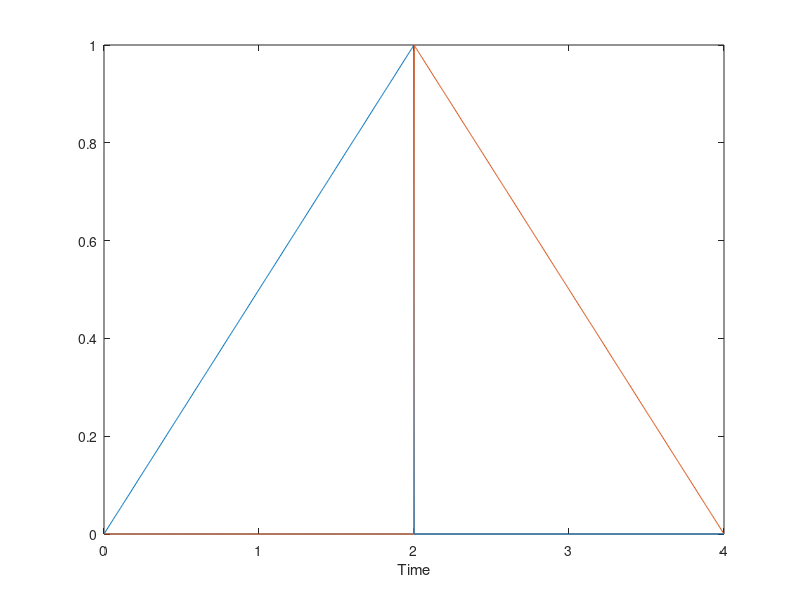

Source code (MATLAB):
t0 = 0;
t1=2;
t2=4;

t = linspace(t0, t2, 1000);

interval1 = t<t1;
interval2 = t>=t1 & t< t2;

b1 = interval1 .* (t-t0)./(t1-t0);

b2 = interval2 .* (t2-t)./(t2-t1);

plot(t, b1)
xlabel('Time')
hold on
plot(t, b2)